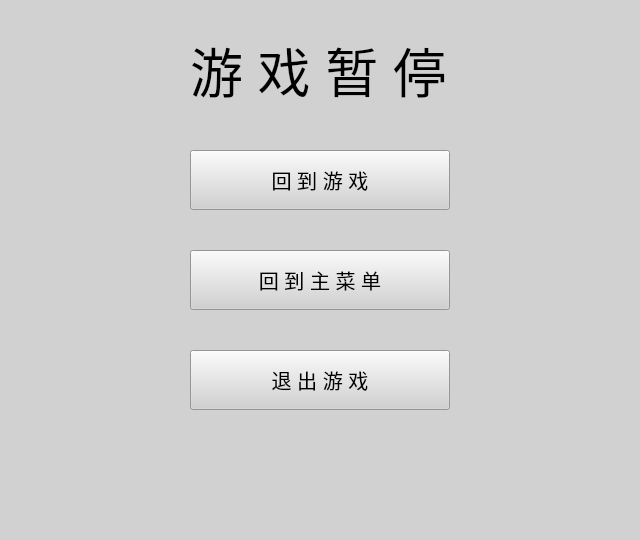
<?xml version="1.0" encoding="UTF-8"?>
<ui version="4.0">
 <class>pause</class>
 <widget class="QWidget" name="pause">
  <property name="geometry">
   <rect>
    <x>0</x>
    <y>0</y>
    <width>640</width>
    <height>540</height>
   </rect>
  </property>
  <property name="windowTitle">
   <string>Form</string>
  </property>
  <property name="styleSheet">
   <string notr="true">background-color: rgb(209, 209, 209);</string>
  </property>
  <widget class="QLabel" name="label">
   <property name="geometry">
    <rect>
     <x>190</x>
     <y>40</y>
     <width>260</width>
     <height>60</height>
    </rect>
   </property>
   <property name="sizePolicy">
    <sizepolicy hsizetype="Preferred" vsizetype="Preferred">
     <horstretch>0</horstretch>
     <verstretch>0</verstretch>
    </sizepolicy>
   </property>
   <property name="font">
    <font>
     <pointsize>40</pointsize>
    </font>
   </property>
   <property name="text">
    <string>游 戏 暂 停</string>
   </property>
  </widget>
  <widget class="QPushButton" name="pushButton">
   <property name="geometry">
    <rect>
     <x>190</x>
     <y>150</y>
     <width>260</width>
     <height>60</height>
    </rect>
   </property>
   <property name="font">
    <font>
     <pointsize>15</pointsize>
    </font>
   </property>
   <property name="text">
    <string>回 到 游 戏</string>
   </property>
  </widget>
  <widget class="QPushButton" name="pushButton_2">
   <property name="geometry">
    <rect>
     <x>190</x>
     <y>250</y>
     <width>260</width>
     <height>60</height>
    </rect>
   </property>
   <property name="font">
    <font>
     <pointsize>15</pointsize>
    </font>
   </property>
   <property name="text">
    <string>回 到 主 菜 单</string>
   </property>
  </widget>
  <widget class="QPushButton" name="pushButton_3">
   <property name="geometry">
    <rect>
     <x>190</x>
     <y>350</y>
     <width>260</width>
     <height>60</height>
    </rect>
   </property>
   <property name="font">
    <font>
     <pointsize>15</pointsize>
    </font>
   </property>
   <property name="text">
    <string>退 出 游 戏</string>
   </property>
  </widget>
 </widget>
 <resources/>
 <connections/>
</ui>
